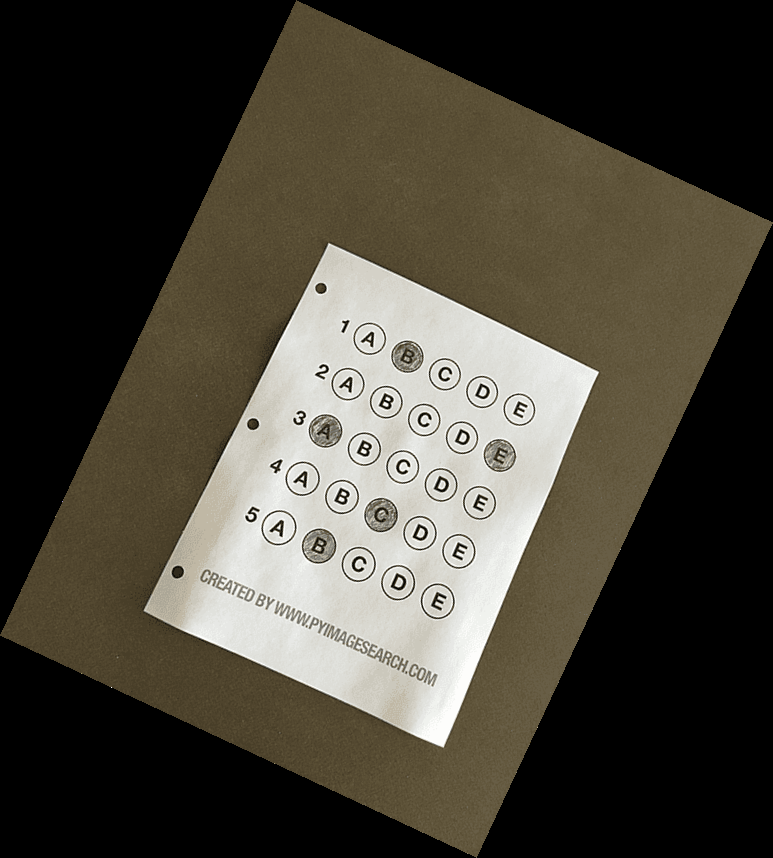
#> input picture computer-vision/zad6/answers_rotated.png, 773 x 858 px
$ python main.py
#> lines starting #> are read from the running program, lines starting #| are printed output that depends on the picture; after the words box and inside, x2 and y2 are one past the last pixel; in counts of white or black regions, pixels touching at a corner belong together
from imutils.perspective import four_point_transform
from imutils import contours
import numpy as np
import imutils
import cv2
import os

# load image

filename = "answers_rotated.png"
image = cv2.imread(os.path.join(os.path.dirname(__file__), filename))
#> image is the input picture: shape (858, 773, 3); mean B, G, R 58.1, 68.5, 72.6

# define the answer key which maps the question number
# to the correct answer
ANSWER_KEY = {0: 1, 1: 4, 2: 0, 3: 3, 4: 1}

# a)
cv2.imshow("loaded image", image)
cv2.waitKey()
# apply filters
gray = cv2.cvtColor(image, cv2.COLOR_BGR2GRAY)
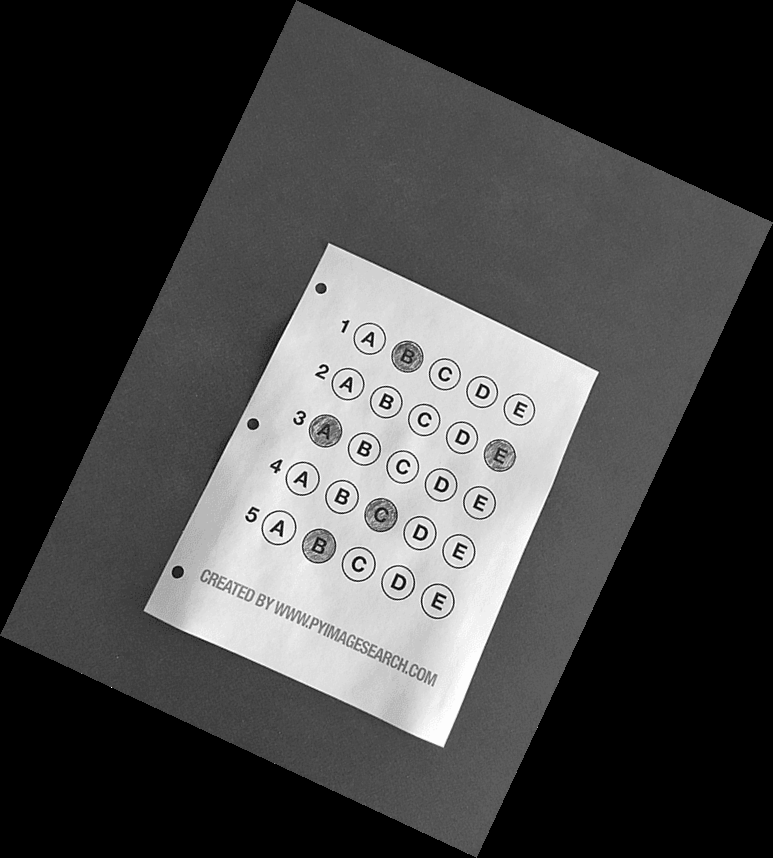
#> gray: shape (858, 773); min 0, max 255, mean 68.5
blurred = cv2.GaussianBlur(gray, (5, 5), 0)
edged = cv2.Canny(blurred, 75, 200)
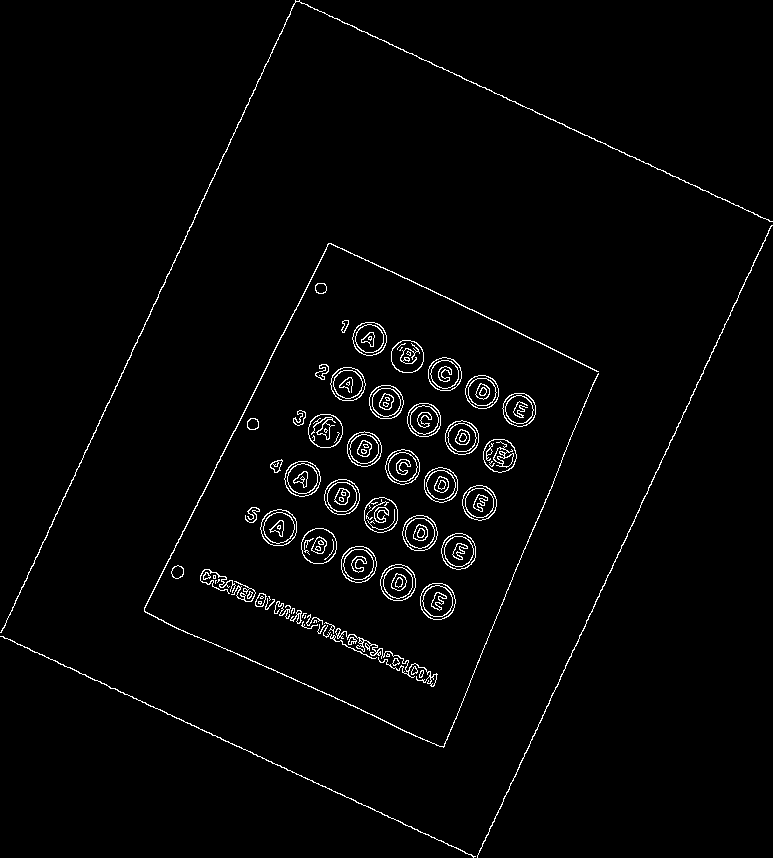
#> edged: shape (858, 773); 2.2% white in thin lines or dots

# find contours in the edge map, then initialize
# the contour that corresponds to the document
cnts = cv2.findContours(edged.copy(), cv2.RETR_EXTERNAL,
                        cv2.CHAIN_APPROX_SIMPLE)
#> cnts = 65 contours, 16 with area under 20; largest, box (x1, y1, x2, y2) and area: (260, 509, 297, 546) 1033, (420, 583, 456, 620) 1016, (380, 564, 416, 601) 1012, (341, 546, 377, 583) 1009, (301, 528, 337, 564) 992
cnts = imutils.grab_contours(cnts)

# b)
detectedEdge = image.copy()
cv2.drawContours(detectedEdge, cnts, -1, (0, 0, 255), 3)
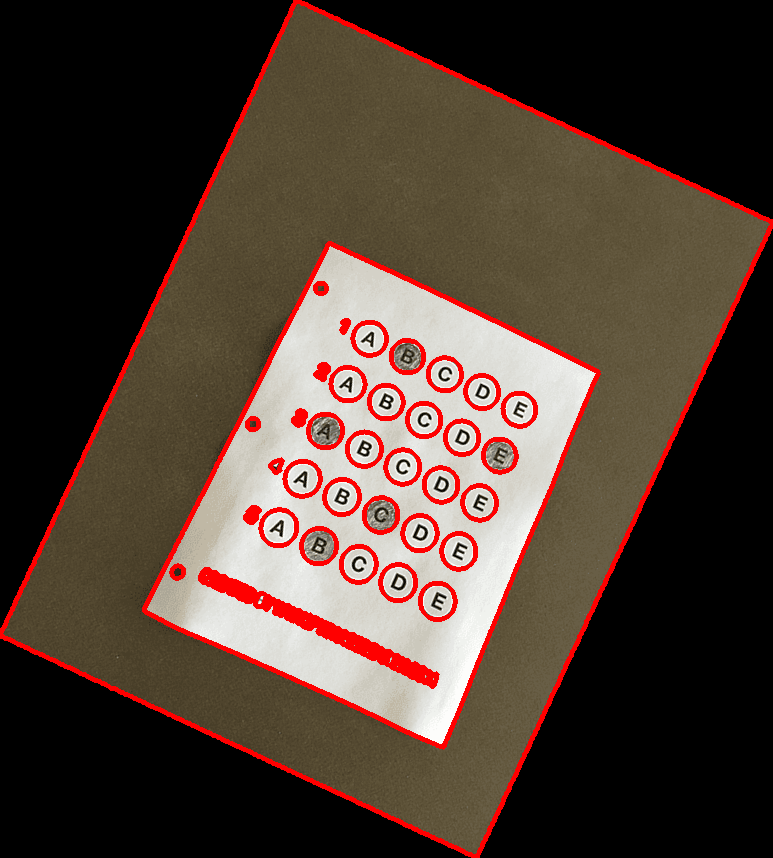
#> detectedEdge: shape (858, 773, 3); 5.6% of pixels changed, all inside (x1, y1, x2, y2) = (0, 0, 773, 858)

cv2.imshow("detected edge", detectedEdge)
cv2.waitKey()

docCnt = None
# ensure that at least one contour was found
if len(cnts) > 0:
    # sort the contours according to their size in
    # descending order
    cnts = sorted(cnts, key=cv2.contourArea, reverse=True)
    # loop over the sorted contours
    for c in cnts:
        # approximate the contour
        peri = cv2.arcLength(c, True)
        approx = cv2.approxPolyDP(c, 0.02 * peri, True)
        # if our approximated contour has four points,
        # then we can assume we have found the paper
        if len(approx) == 4:
            docCnt = approx
            break
#> this loop made 27 passes
#> (peri, docCnt) on pass 27: (2645.5, [[772, 221], [295, 0], [0, 632], [296, 1]])
#> peri on passes 1 to 6: 120.6, 119.2, 119.2, 118.6, 117.7, 119.2


# apply a four point perspective transform to both the
# original image and grayscale image to obtain a top-down
# birds eye view of the paper
paper = four_point_transform(image, docCnt.reshape(4, 2))
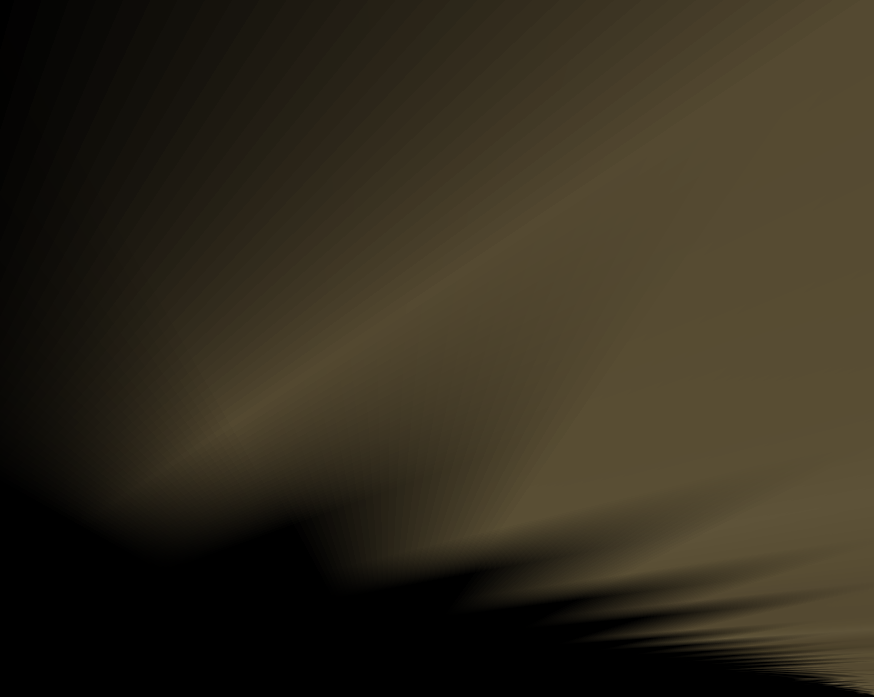
#> paper: shape (697, 874, 3); mean B, G, R 29.2, 43.6, 50.1
warped = four_point_transform(gray, docCnt.reshape(4, 2))
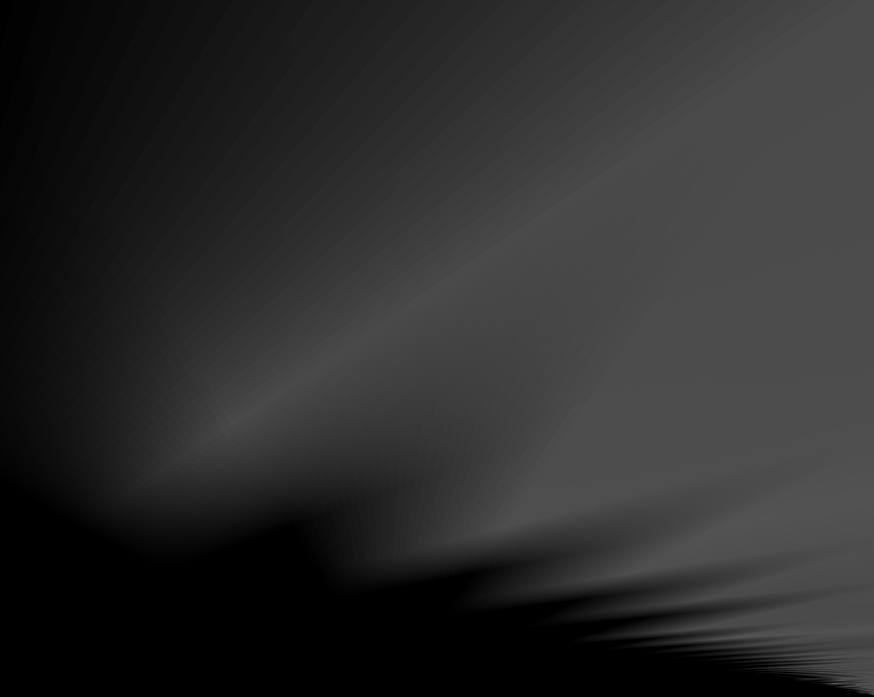
#> warped: shape (697, 874); min 0, max 85, mean 44

# c)
cv2.imshow('zoomed', paper)
cv2.waitKey()

thresh = cv2.threshold(warped, 0, 255,
                       cv2.THRESH_BINARY_INV | cv2.THRESH_OTSU)[1]
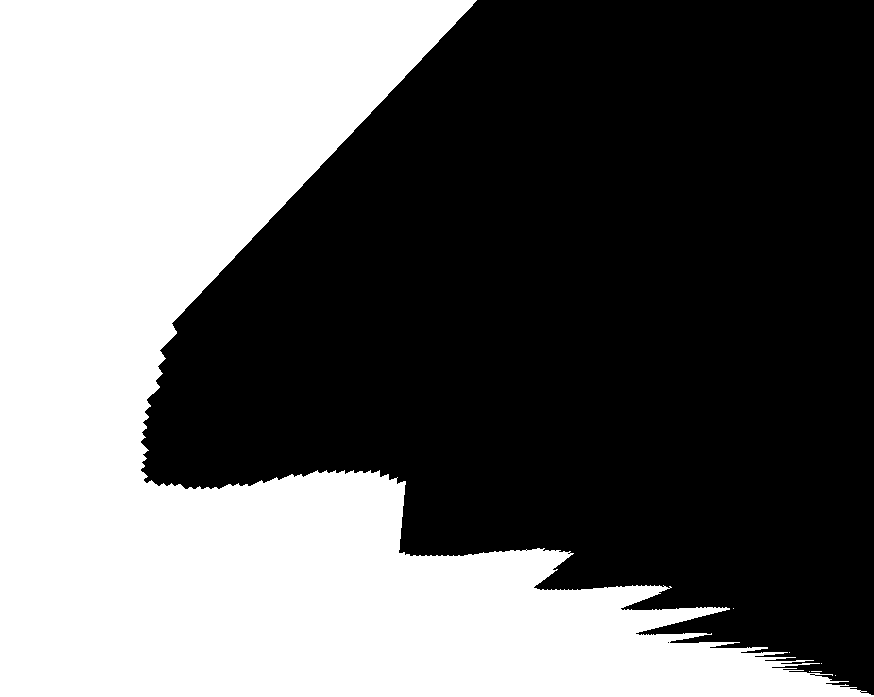
#> thresh: shape (697, 874); 42.4% white; 7 white regions (6 under 20 px)

# d)
cv2.imshow('binary', thresh)
cv2.waitKey()

# find contours in the thresholded image, then initialize
# the list of contours that correspond to questions
cnts = cv2.findContours(thresh.copy(), cv2.RETR_EXTERNAL,
                        cv2.CHAIN_APPROX_SIMPLE)
#> cnts = 7 contours, 6 with area under 20; largest, box (x1, y1, x2, y2) and area: (0, 0, 874, 697) 256338
cnts = imutils.grab_contours(cnts)
questionCnts = []
# loop over the contours
for c in cnts:
    # compute the bounding box of the contour, then use the
    # bounding box to derive the aspect ratio
    (x, y, w, h) = cv2.boundingRect(c)
    ar = w / float(h)
    # in order to label the contour as a question, region
    # should be sufficiently wide, sufficiently tall, and
    # have an aspect ratio approximately equal to 1
    if w >= 20 and h >= 20 and ar >= 0.9 and ar <= 1.1:
        questionCnts.append(c)
#> this loop made 7 passes
#> (x, y, w, h, ar) on passes 1, 3, 4, 5, 6, 7: (835, 675, 1, 1, 1), (809, 671, 1, 1, 1), (821, 663, 1, 1, 1), (789, 652, 1, 1, 1), (733, 608, 1, 1, 1), (0, 0, 874, 697, 1.25)
#> (c, x, y, w, h, ar) on pass 2: ([[811, 671], [821, 671]], 811, 671, 11, 1, 11)
#> after the loop, questionCnts = []


addedCircles = paper.copy()
cv2.drawContours(addedCircles, questionCnts, -1, (0, 0, 255), 3)

#cv2.imshow('circles', addedCircles)
# cv2.waitKey()

coloredCircles = paper.copy()
# sort the question contours top-to-bottom, then initialize
# the total number of correct answers
#> (the run stopped early here; a loop or call above may not have finished)
